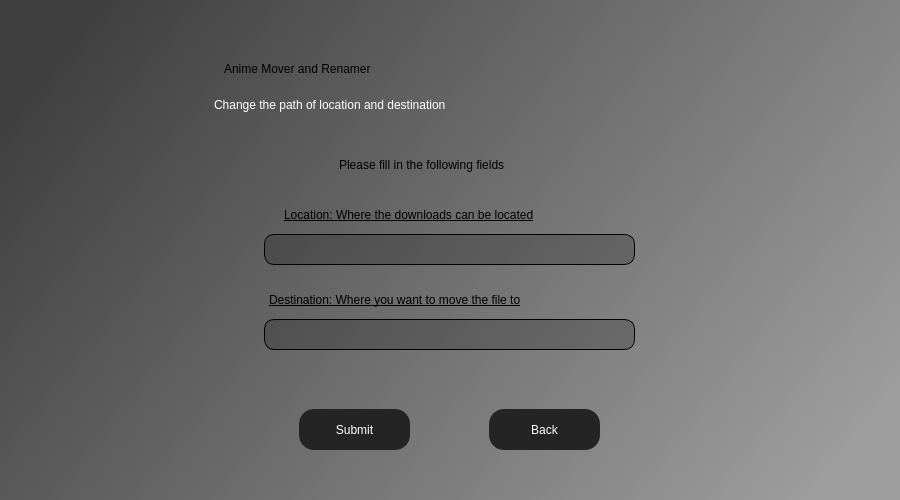
<?xml version="1.0" encoding="UTF-8"?>
<ui version="4.0">
 <class>main_window</class>
 <widget class="QDialog" name="main_window">
  <property name="geometry">
   <rect>
    <x>0</x>
    <y>0</y>
    <width>900</width>
    <height>500</height>
   </rect>
  </property>
  <property name="windowTitle">
   <string>Dialog</string>
  </property>
  <widget class="QWidget" name="background_widget" native="true">
   <property name="geometry">
    <rect>
     <x>-1</x>
     <y>-1</y>
     <width>921</width>
     <height>521</height>
    </rect>
   </property>
   <property name="styleSheet">
    <string notr="true">QWidget#background_widget {
background-color: qlineargradient(spread:pad, x1:0, y1:0.261, x2:1, y2:0.71,stop:0 rgba(64, 64, 64, 255), stop:1 rgba(158, 158, 158, 255));
}</string>
   </property>
   <widget class="QLabel" name="mainscreen_label">
    <property name="geometry">
     <rect>
      <x>225</x>
      <y>40</y>
      <width>450</width>
      <height>60</height>
     </rect>
    </property>
    <property name="styleSheet">
     <string notr="true">QLabel#mainscreen_label {
	font: 28pt &quot;MS Shell Dlg 2&quot;;
}</string>
    </property>
    <property name="text">
     <string>Anime Mover and Renamer</string>
    </property>
   </widget>
   <widget class="QLabel" name="selected_paths_label">
    <property name="geometry">
     <rect>
      <x>215</x>
      <y>90</y>
      <width>471</width>
      <height>31</height>
     </rect>
    </property>
    <property name="styleSheet">
     <string notr="true">QLabel#selected_paths_label {
	font: 18pt &quot;MS Shell Dlg 2&quot;;
	color: white;
}</string>
    </property>
    <property name="text">
     <string>Change the path of location and destination</string>
    </property>
   </widget>
   <widget class="QLabel" name="location_heading">
    <property name="geometry">
     <rect>
      <x>285</x>
      <y>195</y>
      <width>331</width>
      <height>41</height>
     </rect>
    </property>
    <property name="styleSheet">
     <string notr="true">QLabel#location_heading{
	font: 12pt &quot;MS Shell Dlg 2&quot;;
	text-decoration: underline;
}</string>
    </property>
    <property name="text">
     <string>Location: Where the downloads can be located</string>
    </property>
   </widget>
   <widget class="QLabel" name="destination_heading">
    <property name="geometry">
     <rect>
      <x>270</x>
      <y>280</y>
      <width>361</width>
      <height>41</height>
     </rect>
    </property>
    <property name="styleSheet">
     <string notr="true">QLabel#destination_heading{
	font: 12pt &quot;MS Shell Dlg 2&quot;;
	text-decoration: underline;
}</string>
    </property>
    <property name="text">
     <string>Destination: Where you want to move the file to</string>
    </property>
   </widget>
   <widget class="QPushButton" name="back_button">
    <property name="geometry">
     <rect>
      <x>490</x>
      <y>410</y>
      <width>111</width>
      <height>41</height>
     </rect>
    </property>
    <property name="styleSheet">
     <string notr="true">#back_button {
	border-radius: 15px;
	background-color: rgba(36, 36, 36, 255);
	color: white;
	font: 13pt &quot;MS Shell Dlg 2&quot;;
}</string>
    </property>
    <property name="text">
     <string>Back</string>
    </property>
   </widget>
   <widget class="QLineEdit" name="location_input">
    <property name="geometry">
     <rect>
      <x>265</x>
      <y>235</y>
      <width>371</width>
      <height>31</height>
     </rect>
    </property>
    <property name="styleSheet">
     <string notr="true">#location_input{
	font: 10pt &quot;MS Shell Dlg 2&quot;;
	color: white;
	background-color: rgba(0, 0, 0, 50);
	border-radius: 10px;
	border: 1px solid black;
	text-align: center;
}</string>
    </property>
    <property name="alignment">
     <set>Qt::AlignCenter</set>
    </property>
   </widget>
   <widget class="QLineEdit" name="destination_input">
    <property name="geometry">
     <rect>
      <x>265</x>
      <y>320</y>
      <width>371</width>
      <height>31</height>
     </rect>
    </property>
    <property name="styleSheet">
     <string notr="true">#destination_input{
	font: 10pt &quot;MS Shell Dlg 2&quot;;
	color: white;
	background-color: rgba(0, 0, 0, 50);
	border-radius: 10px;
	border: 1px solid black;
	text-align: center;
}</string>
    </property>
    <property name="alignment">
     <set>Qt::AlignCenter</set>
    </property>
   </widget>
   <widget class="QPushButton" name="submit_button">
    <property name="geometry">
     <rect>
      <x>300</x>
      <y>410</y>
      <width>111</width>
      <height>41</height>
     </rect>
    </property>
    <property name="styleSheet">
     <string notr="true">#submit_button {
	border-radius: 15px;
	background-color: rgba(36, 36, 36, 255);
	color: white;
	font: 13pt &quot;MS Shell Dlg 2&quot;;
}</string>
    </property>
    <property name="text">
     <string>Submit</string>
    </property>
   </widget>
   <widget class="QLabel" name="selected_paths_subheading">
    <property name="geometry">
     <rect>
      <x>340</x>
      <y>150</y>
      <width>231</width>
      <height>31</height>
     </rect>
    </property>
    <property name="styleSheet">
     <string notr="true">QLabel#selected_paths_subheading {
	font: 12pt &quot;MS Shell Dlg 2&quot;;
}</string>
    </property>
    <property name="text">
     <string>Please fill in the following fields</string>
    </property>
   </widget>
   <widget class="QLabel" name="update_label">
    <property name="geometry">
     <rect>
      <x>370</x>
      <y>375</y>
      <width>161</width>
      <height>21</height>
     </rect>
    </property>
    <property name="text">
     <string/>
    </property>
   </widget>
  </widget>
 </widget>
 <resources/>
 <connections/>
</ui>
